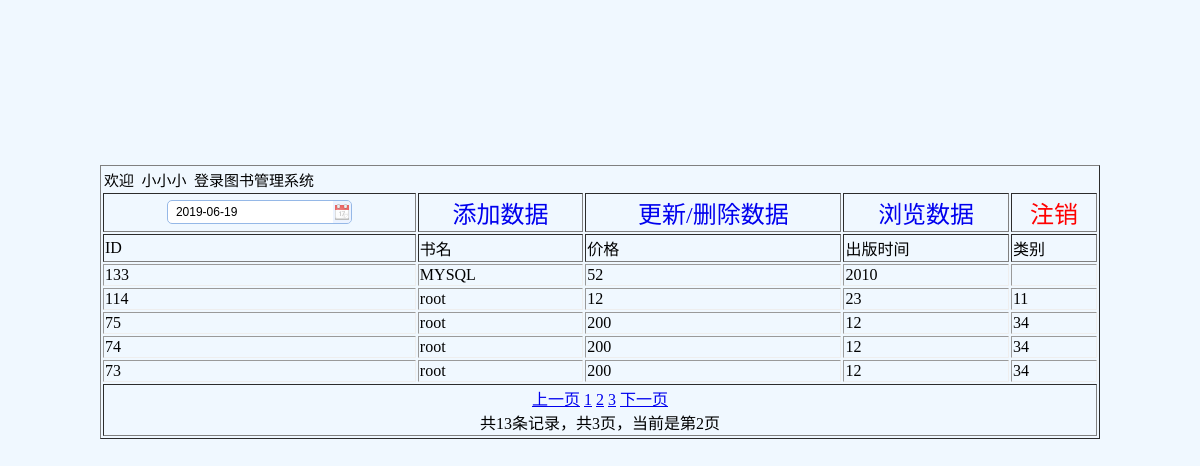
The page /select.php?page_current=2 (signed in) on the database its author committed.
### tables this page shows
CREATE TABLE IF NOT EXISTS `assmes` (
  `id` int(255) NOT NULL AUTO_INCREMENT,
  `name` char(255) DEFAULT NULL,
  `price` varchar(255) NOT NULL,
  `time` int(255) NOT NULL,
  `class` char(255) DEFAULT NULL,
  PRIMARY KEY (`id`)
);

### select.php (the view, shortened to what this page needs)
<link rel="stylesheet" type="text/css" href="./EASY_UI/themes/default/easyui.css"/>
<link rel="stylesheet" type="text/css" href="./EASY_UI/themes/icon.css"/>
<body bgcolor="#f0f8ff">
<form action="update.php" method="POST" style="position: relative;top: 20%">
    <table border="1" style="width:1000px;" align="center">
        <tr style="border: 0"><td colspan="6" style="border: 0"><marquee><span style="font-size: 15px;color:black;">欢迎&nbsp;
                        <?php
                        include_once("./conn.php");
                        if(!isset($_SESSION['name'])){
                            echo "<script>alert('没有访问权限，请先进行登陆！');location.href='index.php';</script>";
                        }
                        else{$name=$_SESSION['name']; echo urldecode($name); }?>
                        &nbsp;登录图书管理系统</span></marquee></td></tr>
        <tr>
            <td align="center" colspan="1"><font size="5px"/><input type="text" class="easyui-datebox"  value="<?php echo date("Y/m/d");?>"></td>
            <td align="center" colspan="1"><a href="insert.php" style="text-decoration: none"><font size="5px"/>添加数据</a></td>
            <td align="center" colspan="1"><a href="update.php" style="text-decoration: none"><font size="5px"/>更新/删除数据</a></td>
            <td align="center" colspan="1"><a href="select.php" style="text-decoration: none"><font size="5px"/>浏览数据</a></td>
            <td align="center" colspan="1"><a href="empty.php?name=$name" style="text-decoration: none" onclick='return con();'><font size="5px" color="red"/>注销</a></td>
        </tr>
        <tr>
            <td>ID</td>
            <td>书名</td>
            <td>价格</td>
            <td>出版时间</td>
            <td>类别</td>
        </tr>
        <?php
        include_once("./page.php");
        $page_size=5;
        if(isset($_GET["page_current"]))
        {
            $page_current=$_GET["page_current"];
        }
        else
        {
            $page_current=1;
        }
        $start=($page_current-1)*$page_size;
        if($link)
        {
            $result_sql="select * from assmes order by id desc LIMIT $start,$page_size";
            $result=mysqli_query($link,$result_sql);
            while($mestable=mysqli_fetch_array($result,MYSQLI_ASSOC))
            {
                echo "<tr style='border: 0'><td>".$mestable['id']."</td>";
                echo "<td>".$mestable['name']."</td>";
                echo "<td>".$mestable['price']."</td>";
                echo "<td>".$mestable['time']."</td>";
                echo "<td>".$mestable['class']."</td>";
                echo "</tr>";
            }
            echo "<tr><td colspan='6' align='center'>";
        }
        else{
            echo "<script>alert('连接数据库失败');</script>";
        }
        ?>
        </td></tr></table></form>

### rows shown on the page
assmes: id "133", name "MYSQL", price "52", time "2010"
assmes: id "114", name "root", price "12", time "23", class "11"
assmes: id "75", name "root", price "200", time "12", class "34"
assmes: id "74", name "root", price "200", time "12", class "34"
assmes: id "73", name "root", price "200", time "12", class "34"

### other values the page prints
urldecode($name) "小小小"
$j "1"
$j "2"
$j "3"
$navigator "共13条记录，共3页，当前是第2页"
